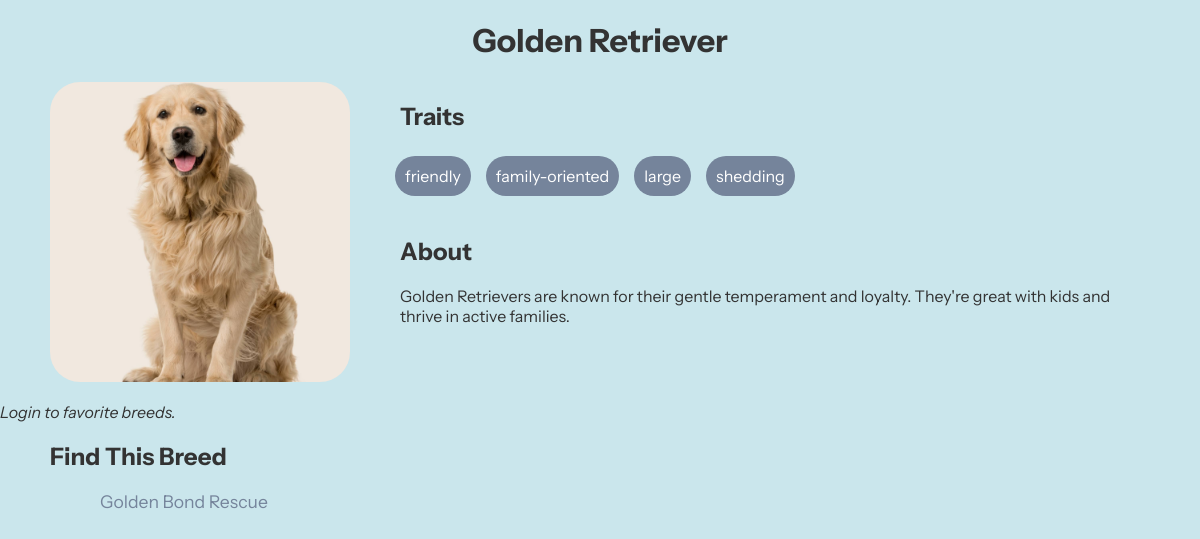
The page /FINAL-PRODUCT/result.php?id=1 on the database its author committed.
### tables this page shows
CREATE TABLE breeds (
    id INTEGER PRIMARY KEY,
    name TEXT NOT NULL,
    traits TEXT NOT NULL,
    image TEXT,
    about TEXT,
    shelters TEXT
  );

### FINAL-PRODUCT/result.php (the view, shortened to what this page needs)
<?php
require 'db.php';
$id = $_GET['id'] ?? null;
$user_id = $_SESSION['user_id'] ?? null;
$stmt = $pdo->prepare("SELECT * FROM breeds WHERE id = ?");
$stmt->execute([$id]);
$breed = $stmt->fetch(PDO::FETCH_ASSOC);
$traits = json_decode($breed['traits'], true);
$shelters = json_decode($breed['shelters'], true);
$isFavorite = false;
$traitsHtml = '<ul>';
foreach ($traits as $trait) {
  $traitsHtml .= "<li>" . htmlspecialchars($trait) . "</li>";
}
$traitsHtml .= '</ul>';
$sheltersHtml = '<ul>';
foreach ($shelters as $shelter) {
  $name = htmlspecialchars($shelter['name']);
  $url = htmlspecialchars($shelter['url']);
  $sheltersHtml .= "<li><a href='$url'>$name</a></li>";
}
$sheltersHtml .= '</ul>';
if (!$user_id) {
  $favoriteButton = "<p><em>Login to favorite breeds.</em></p>";
} elseif ($isFavorite) {
  $favoriteButton = <<<HTML
    <form method="POST">
      <button type="submit" name="unfavorite">REMOVE FROM FAVORITES</button>
    </form>
  HTML;
} else {
  $favoriteButton = <<<HTML
    <form method="POST">
      <button type="submit" name="favorite">ADD TO FAVORITES</button>
    </form>
  HTML;
}
$template = file_get_contents('templates/result.html');
$template = str_replace('{{name}}', htmlspecialchars($breed['name']), $template);
$template = str_replace('{{image}}', htmlspecialchars($breed['image']), $template);
$template = str_replace('{{traits}}', $traitsHtml, $template);
$template = str_replace('{{shelters}}', $sheltersHtml, $template);
$template = str_replace('{{favorite_button}}', $favoriteButton, $template);
$template = str_replace('{{about}}', nl2br(htmlspecialchars($breed['about'])), $template);
echo $template;
?>

### css/style.css (style rules this page uses)
:root { --color-dark: #333333; --color-muted: #AEB4B5; --color-primary: #75849B; --color-accent: #9CB3D6; --color-background: #CAE6EC; }
body { font-family: 'Instrument Sans', sans-serif; margin: 0; padding: 0; background-color: var(--color-background); color: var(--color-dark); }
a { color: var(--color-accent); text-decoration: none; }
h1, h2, h3 { color: var(--color-dark); }

### FINAL-PRODUCT/css/result.css (style rules this page uses)
h1 { text-align: center; }
.tile { display: flex; flex-direction: row; }
.right-side { display: flex; flex-direction: column; }
img { border-radius: 30px; margin-left: 50px; }
.traits ul li { background-color: var(--color-primary); color: #fff; padding: 10px; margin: 5px; border-radius: 30px; display: inline-block; list-style-type: none; margin-right: 10px; }
.traits h2 { margin-left: 50px; }
.about { margin-left: 50px; margin-right: 50px; margin-bottom: 50px; }
.shelters { margin-left: 50px; }
.shelters ul li { font-size: 1.1rem; list-style-type: none; margin-left: 10px; }
.shelters ul li a { color: var(--color-primary); }

### rows shown on the page
breeds: template "Golden Retriever Traits About Golden Retrievers are known for their gentle temperament and loyalty. They're great with kids and thrive in active families. Find This Breed", about+image+name (picture), traits "friendly", traits "family-oriented", traits "large", traits "shedding"

### other values the page prints
$name "Golden Bond Rescue"
